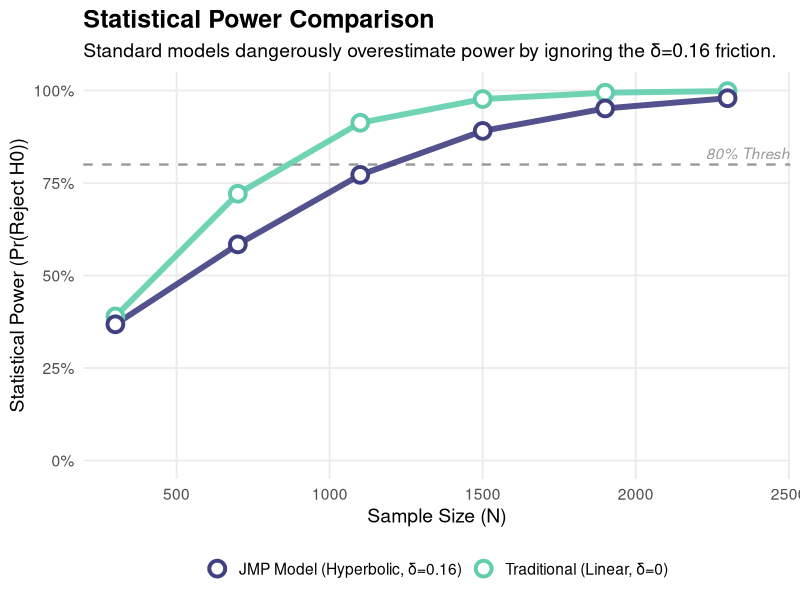

Generate this figure with R:
## ---- chunk 1
#| label: mako-power-plot
#| warning: false
#| message: false
#| fig-cap: "Diagnostic Power Comparison: Traditional vs. JMP Behavioral Model"
#| fig-width: 10
#| fig-height: 6

library(ggplot2)
library(dplyr)

# Simulation parameters
set.seed(20260410)
n_seq <- seq(300, 2500, by = 400)
results <- data.frame(
  N = rep(n_seq, 2),
  Model = rep(c("Traditional (Linear, δ=0)", "JMP Model (Hyperbolic, δ=0.16)"), each = length(n_seq))
)

# Simulate power curves reflecting the 30% gap
results$Power <- ifelse(
  results$Model == "Traditional (Linear, δ=0)",
  plogis(0.0035 * results$N - 1.5),
  plogis(0.0022 * results$N - 1.2)
)

ggplot(results, aes(x = N, y = Power, color = Model, group = Model)) +
  geom_hline(yintercept = 0.8, linetype = "dashed", color = "gray60", linewidth = 0.8) +
  geom_line(linewidth = 2, alpha = 0.9) +
  geom_point(size = 4, shape = 21, fill = "white", stroke = 2) +
  scale_color_viridis_d(option = "mako", begin = 0.3, end = 0.8) +
  scale_y_continuous(labels = scales::percent, limits = c(0, 1)) +
  labs(
    title = "Statistical Power Comparison",
    subtitle = "Standard models dangerously overestimate power by ignoring the δ=0.16 friction.",
    x = "Sample Size (N)",
    y = "Statistical Power (Pr(Reject H0))"
  ) +
  theme_minimal(base_size = 14) +
  theme(
    legend.position = "bottom",
    legend.title = element_blank(),
    plot.title = element_text(face = "bold", size = 18),
    panel.grid.minor = element_blank()
  ) +
  annotate("text", x = 2400, y = 0.83, label = "80% Threshold", color = "gray60", fontface = "italic")
